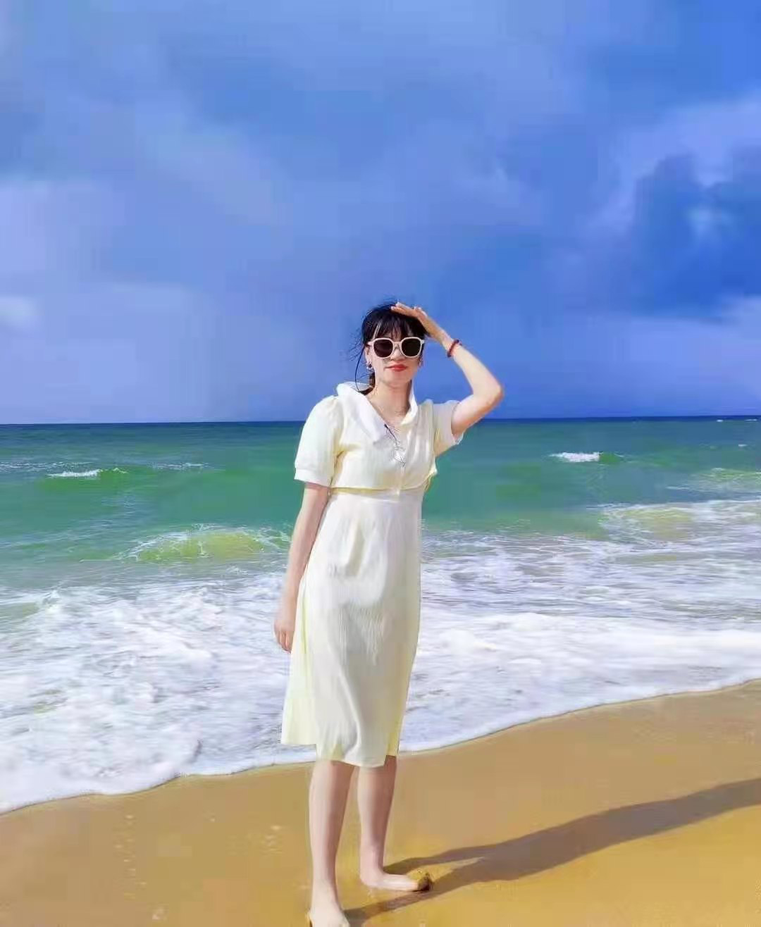
#> input picture 76-朱文浩-上海/第二周/img.png, 761 x 927 px, shrunk from 1080 x 1316 before the run
$ python gray_second.py
#> lines starting #> are read from the running program, lines starting #| are printed output that depends on the picture; after the words box and inside, x2 and y2 are one past the last pixel; in counts of white or black regions, pixels touching at a corner belong together
import cv2

img = cv2.imread('img.png')
#> img is the input picture: shape (927, 761, 3); mean B, G, R 187.2, 159.8, 144
gray_img = cv2.cvtColor(img,cv2.COLOR_BGR2GRAY)
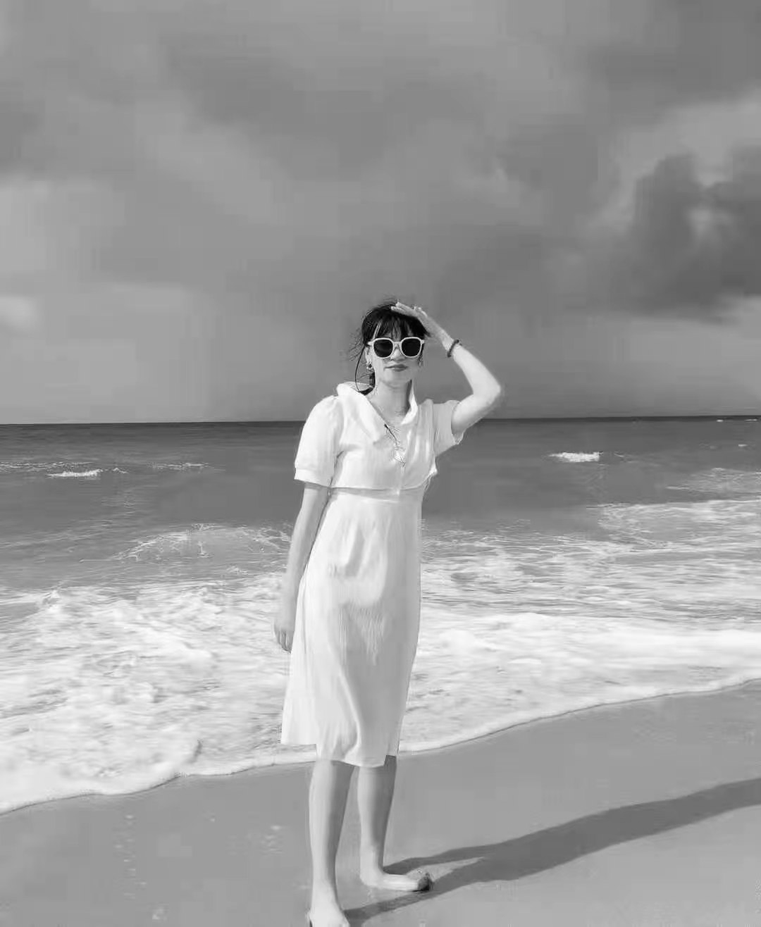
#> gray_img: shape (927, 761); min 0, max 255, mean 158.2
# 二值化 （127，255）
retval,bit_img = cv2.threshold(gray_img,127,255,cv2.THRESH_BINARY)
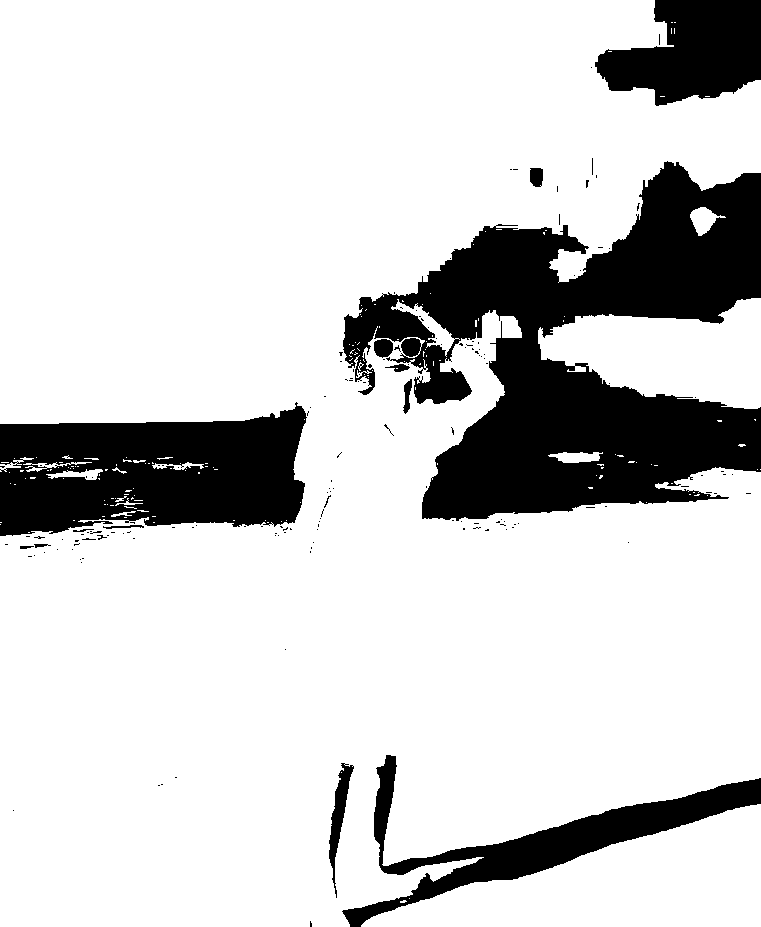
#> bit_img: shape (927, 761); 81% white; 161 black regions (146 under 20 px), largest, box (x1, y1, x2, y2) and area: (343, 161, 761, 521) 75321, (0, 402, 307, 536) 30019, (342, 755, 761, 927) 13818
cv2.imshow('photo1',img)
cv2.imshow('photo2',gray_img)
cv2.imshow('photo3',bit_img)
cv2.waitKey(0)
